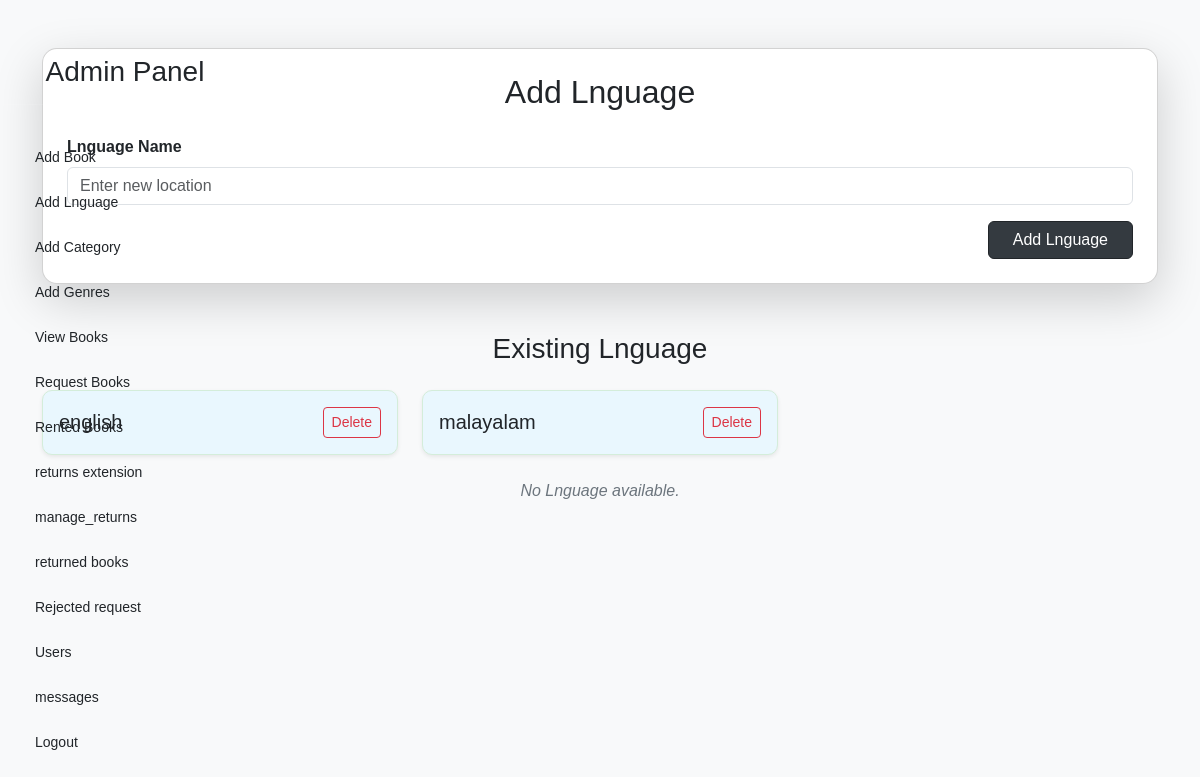
/location (signed in), run on an earlier commit of the app's database.
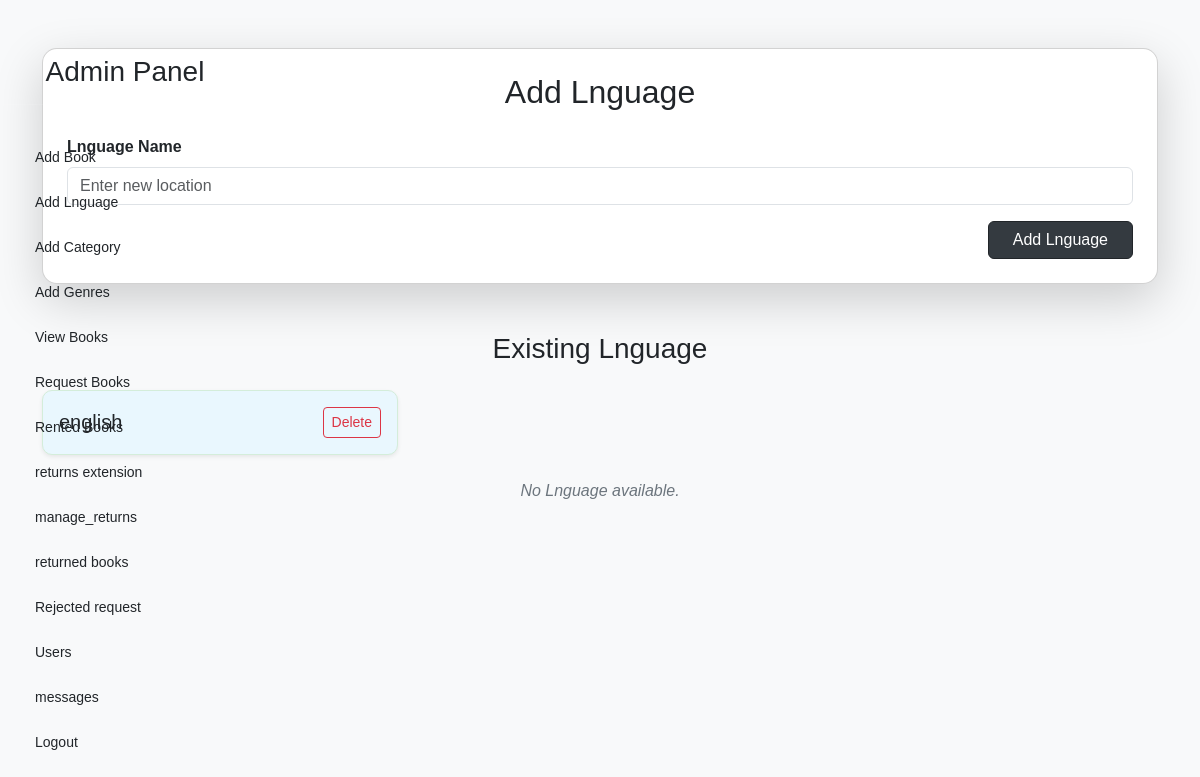
And on a later commit of the database.
### bookapp/models.py (models this page shows)
class locations(models.Model):
    location_name=models.TextField(max_length=200,)

### bookapp/views.py (the view)
# urls.py: path('location',views.add_location),
def add_location(req):
    if 'admin' in req.session:
        if req.method == 'POST':
            name = req.POST['location']
            locations.objects.create(location_name=name.lower())
            location = locations.objects.all()
            return render(req, 'admin/add_location.html', {'locations': location})
        else:
            location = locations.objects.all()
            return render(req, 'admin/add_location.html', {'locations': location})
    else:
          return redirect(u_login)

### templates/admin/add_location.html (shortened to what this page needs)
<!DOCTYPE html>
<html lang="en">
<head>
    <link href="https://cdn.jsdelivr.net/npm/bootstrap@5.3.3/dist/css/bootstrap.min.css" rel="stylesheet">
</head>
<body>
    <div class="d-flex">
        <div class="sidebar">
            <div class="sidebar">
                <h3>Admin Panel</h3>
                <a href="add_books"> Add Book</a>
                <a href="location"> Add Lnguage</a>
                <a href="category"> Add Category</a>
                <a href="genres"> Add Genres</a>
                <a href="view_books"> View Books</a>
                <a href="manage_requests"> Request Books</a>
                <a href="rented"> Rented Books</a>
                <a href="manage-extension-requests">returns extension</a>
                <a href="manage_returns">manage_returns</a>
                <a href="books_returns">returned books</a>
                <a href="reject"> Rejected request</a>
                <a href="view_user"> Users</a>
                <a href="display_contacts"> messages</a>
                <a href="logout"> Logout</a>
            </div>
        </div>
    <div class="container py-5">
        <div class="card shadow-lg p-4 mb-5">
            <h2 class="text-center mb-4">Add Lnguage</h2>
            <form method="post" enctype="multipart/form-data">
                <div class="mb-3">
                    <label for="l_name" class="form-label"><b> Lnguage Name</b></label>
                    <input
                        type="text"
                        class="form-control"
                        id="l_name"
                        name="location"
                        placeholder="Enter new location"
                        required>
                </div>
                <div class="d-flex justify-content-end">
                    <button type="submit" class="btn btn-dark px-4">Add Lnguage</button>
                </div>
            </form>
        </div>
        <h3 class="mb-4 text-center">Existing  Lnguage</h3>
        <div class="row">
            {% for l in locations %}
            <div class="col-md-6 col-lg-4 mb-4">
                <div class="card location-card shadow-sm p-3">
                    <div class="d-flex justify-content-between align-items-center">
                        <h5 class="mb-0 text-truncate text-dark">{{ l.location_name }}</h5>
                        <a href="{% url 'delete_location' l.id %}"
                           class="btn btn-outline-danger btn-sm"
                           onclick="return confirm('Are you sure you want to delete this location?');">
                             Delete
                        </a>
                    </div>
                </div>
            </div>
            {% endfor %}
            {% if not location %}
            <div class="col-12">
                <p class="no-location">No Lnguage available.</p>
            </div>
            {% endif %}
        </div>
    </div>
</div>
</body>
</html>

What changed in the data, as far as the page shows it:
removed locations: location_name "malayalam"
